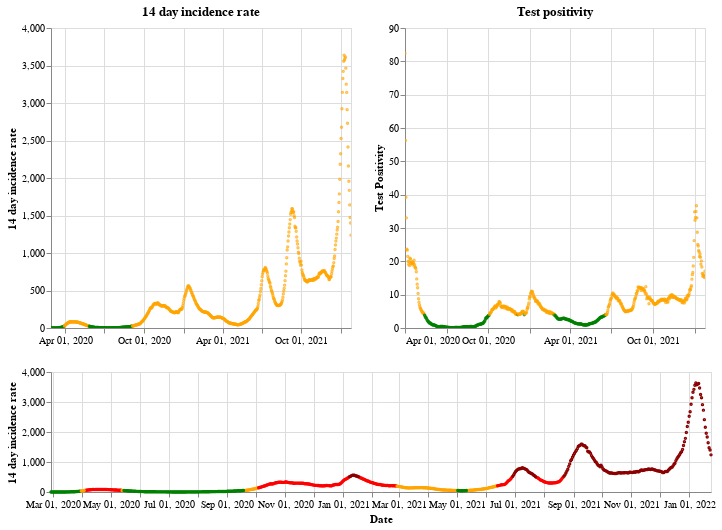

Notebook code cell kept with this figure:
### Markdown cell above
## Scotland

### Code cell
plot_traffic_light('Scotland')

### Figure 1 — Vega-Lite specification as saved in the notebook (floating-point values rounded to 4 significant figures; data arrays with more than 128 entries replaced by an {"elided": "..."} marker saying what was removed)
{"config": {"view": {"continuousWidth": 400, "continuousHeight": 300}}, "vconcat": [{"hconcat": [{"mark": {"type": "point", "size": 2}, "encoding": {"color": {"condition": {"value": "green", "test": "(datum.twoWeeklyCasesRate <= 25)"}, "value": "orange"}, "tooltip": [{"type": "nominal", "field": "areaName"}, {"type": "temporal", "field": "date"}, {"type": "quantitative", "field": "twoWeeklyCasesRate"}, {"type": "quantitative", "field": "testPositivity"}], "x": {"type": "temporal", "axis": {"title": ""}, "field": "date", "scale": {"domain": {"selection": "DateBrush"}}, "timeUnit": "yearmonthdate"}, "y": {"type": "quantitative", "axis": {"title": "14 day incidence rate"}, "field": "twoWeeklyCasesRate"}}, "title": "14 day incidence rate", "width": 300}, {"mark": {"type": "point", "size": 2}, "encoding": {"color": {"condition": {"value": "green", "test": "(datum.testPositivity <= 4)"}, "value": "orange"}, "tooltip": [{"type": "nominal", "field": "areaName"}, {"type": "temporal", "field": "date"}, {"type": "quantitative", "field": "twoWeeklyCasesRate"}, {"type": "quantitative", "field": "testPositivity"}], "x": {"type": "temporal", "axis": {"title": ""}, "field": "date", "scale": {"domain": {"selection": "DateBrush"}}, "timeUnit": "yearmonthdate"}, "y": {"type": "quantitative", "axis": {"title": "Test Positivity"}, "field": "testPositivity"}}, "title": "Test positivity", "width": 300}]}, {"layer": [{"mark": {"type": "point", "size": 2}, "encoding": {"color": {"condition": {"value": "orange", "test": "(((datum.testPositivity < 4) && (datum.twoWeeklyCasesRate >= 50)) && (datum.twoWeeklyCasesRate < 200))"}, "value": "red"}, "opacity": {"condition": {"value": 1, "test": "((datum.twoWeeklyCasesRate >= 50) && (datum.twoWeeklyCasesRate < 500))"}, "value": 0}, "tooltip": [{"type": "nominal", "field": "areaName"}, {"type": "temporal", "field": "date"}, {"type": "quantitative", "field": "twoWeeklyCasesRate"}, {"type": "quantitative", "field": "testPositivity"}], "x": {"type": "temporal", "axis": {"title": "Date"}, "field": "date", "timeUnit": "yearmonthdate"}, "y": {"type": "quantitative", "axis": {"title": "14 day incidence rate"}, "field": "twoWeeklyCasesRate"}}, "selection": {"DateBrush": {"type": "interval", "encodings": ["x"], "fields": ["Time"]}}}, {"mark": {"type": "point", "size": 2}, "encoding": {"color": {"value": "darkred"}, "opacity": {"condition": {"value": 1, "test": "(datum.twoWeeklyCasesRate >= 500)"}, "value": 0}, "tooltip": [{"type": "nominal", "field": "areaName"}, {"type": "temporal", "field": "date"}, {"type": "quantitative", "field": "twoWeeklyCasesRate"}, {"type": "quantitative", "field": "testPositivity"}], "x": {"type": "temporal", "axis": {"title": "Date"}, "field": "date", "timeUnit": "yearmonthdate"}, "y": {"type": "quantitative", "axis": {"title": "14 day incidence rate"}, "field": "twoWeeklyCasesRate"}}}, {"mark": {"type": "point", "size": 2}, "encoding": {"color": {"condition": {"value": "green", "test": "((datum.testPositivity < 4) && (datum.twoWeeklyCasesRate < 50))"}, "value": "orange"}, "opacity": {"condition": {"value": 1, "test": "(datum.twoWeeklyCasesRate < 50)"}, "value": 0}, "tooltip": [{"type": "nominal", "field": "areaName"}, {"type": "temporal", "field": "date"}, {"type": "quantitative", "field": "twoWeeklyCasesRate"}, {"type": "quantitative", "field": "testPositivity"}], "x": {"type": "temporal", "axis": {"title": "Date"}, "field": "date", "timeUnit": "yearmonthdate"}, "y": {"type": "quantitative", "axis": {"title": "14 day incidence rate"}, "field": "twoWeeklyCasesRate"}}}], "height": 120, "width": 660}], "data": {"name": "data-662dceb654f65b079c0a6ec993b03b1b"}, "$schema": "https://vega.github.io/schema/vega-lite/v4.8.1.json", "datasets": {"data-662dceb654f65b079c0a6ec993b03b1b": {"elided": "697 records"}}}
